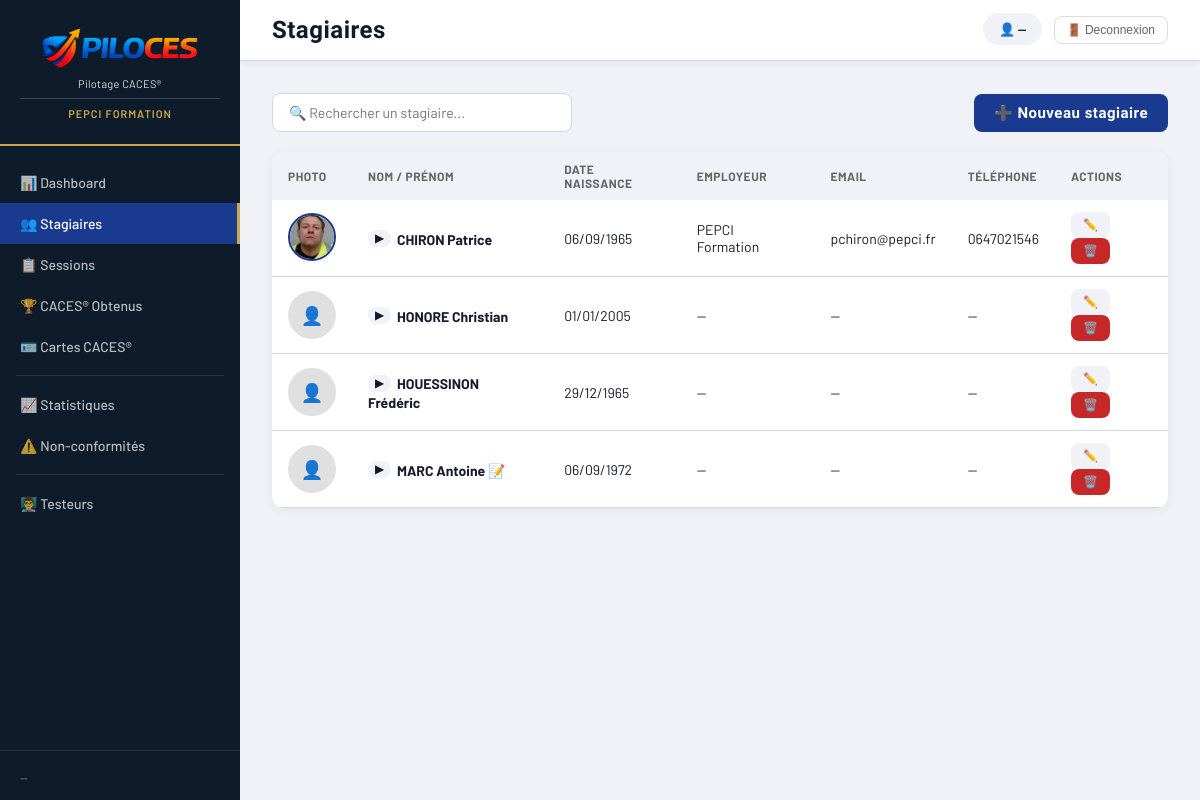
The app's page /stagiaires with its own data.
### app/models/stagiaire.py (models this page shows)
class Stagiaire(Base):
    __tablename__ = "stagiaires"
    id = Column(Integer, primary_key=True, index=True)
    nom = Column(String(100), nullable=False)
    prenom = Column(String(100), nullable=False)
    date_naissance = Column(Date, nullable=False)
    email = Column(String(200), nullable=True)
    telephone = Column(String(20), nullable=True)
    employeur = Column(String(200), nullable=True)
    photo = Column(String(500), nullable=True)
    note = Column(Text, nullable=True)
    date_creation = Column(DateTime, default=datetime.utcnow)
    actif = Column(Integer, default=1)

### app/routers/stagiaires.py (the view)
@router.get("/", response_model=list[StagiaireResponse])
def liste_stagiaires(db: Session = Depends(get_db)):
    return db.query(Stagiaire).filter(Stagiaire.actif == 1).order_by(Stagiaire.nom, Stagiaire.prenom).all()

### templates/stagiaires.html (shortened to what this page needs)
{% extends "base.html" %}
{% block title %}Stagiaires{% endblock %}
{% block content %}
<div class="toolbar">
    <div class="toolbar-left">
        <input type="text" id="search" value="" placeholder="🔍 Rechercher un stagiaire..." class="search-input" autocomplete="off" data-lpignore="true" data-1p-ignore data-bwignore>
    </div>
    <div class="toolbar-right">
        <button class="btn btn-primary" data-action="nouveau-stagiaire">➕ Nouveau stagiaire</button>
    </div>
</div>
<div class="card" style="margin-top: 20px;">
    <table class="table" id="tableau">
        <thead>
            <tr>
                <th>Photo</th>
                <th data-sort-col="1" style="cursor:pointer; user-select:none;">Nom / Prénom </th>
                <th data-sort-col="2" style="cursor:pointer; user-select:none;">Date naissance </th>
                <th data-sort-col="3" style="cursor:pointer; user-select:none;">Employeur </th>
                <th>Email</th>
                <th>Téléphone</th>
                <th>Actions</th>
            </tr>
        </thead>
        <tbody id="tbody">
            {% for s in stagiaires %}
            <tr data-stagiaire-id="{{ s.id }}">
                <td style="text-align:center; vertical-align:middle; width:48px; height:48px;">
                    {% if s.photo %}
                        <img src="{{ s.photo }}" style="width:48px; height:48px; object-fit:cover; border-radius:50%; border:2px solid #1a3a8f;">
                    {% else %}
                        <div style="width:48px; height:48px; background:#e0e0e0; border-radius:50%; display:flex; align-items:center; justify-content:center; font-size:18px;">👤</div>
                    {% endif %}
                </td>
                <td>
                    <button class="btn btn-secondary" style="padding:2px 7px; font-size:11px; margin-right:6px; vertical-align:middle;"
                        data-action="historique"
                        data-id="{{ s.id }}"
                        title="Voir l'historique des sessions">▶</button><strong style="vertical-align:middle;">{{ s.nom }} {{ s.prenom }}</strong>{% if s.note %} <span title="{{ s.note }}" style="cursor:default; vertical-align:middle;">📝</span>{% endif %}
                </td>
                <td data-date="{{ s.date_naissance }}">{{ s.date_naissance.strftime('%d/%m/%Y') }}</td>
                <td>{{ s.employeur or '—' }}</td>
                <td>{{ s.email or '—' }}</td>
                <td>{{ s.telephone or '—' }}</td>
                <td>
                    <button class="btn btn-secondary" style="padding:6px 12px; font-size:12px;"
                        data-action="editer"
                        data-id="{{ s.id }}"
                        data-nom="{{ s.nom }}"
                        data-prenom="{{ s.prenom }}"
                        data-ddn="{{ s.date_naissance }}"
                        data-email="{{ s.email or '' }}"
                        data-tel="{{ s.telephone or '' }}"
                        data-employeur="{{ s.employeur or '' }}"
                        data-note="{{ s.note or '' }}">✏️</button>
                    <button class="btn btn-danger" style="padding:6px 12px; font-size:12px;"
                        data-action="archiver"
                        data-id="{{ s.id }}"
                        data-nom="{{ s.nom }} {{ s.prenom }}">🗑️</button>
                </td>
            </tr>
            {% endfor %}
        </tbody>
    </table>
</div>
{% endblock %}

### templates/base.html (shortened to what this page needs)
<!DOCTYPE html>
<html lang="fr">
<head>
    <link rel="stylesheet" href="/static/style.css">
</head>
<body>
    <div class="sidebar">
        <div class="sidebar-logo">
            <img src="/static/images/logo_piloces.png" alt="PILOCES" style="width:100%; max-width:160px; display:block; margin:0 auto;">
            <div style="color:#fff; font-size:11px; text-align:center; margin-top:6px; opacity:0.85; letter-spacing:0.3px;">Pilotage CACES®</div>
            <hr style="border:none; border-top:1px solid rgba(255,255,255,0.2); margin:8px 0;">
            <div class="logo-sub">{{ nom_organisme() }}</div>
        </div>
        <nav class="sidebar-nav">
            <a href="/" class="nav-item {% if page == 'dashboard' %}active{% endif %}">
                📊 Dashboard
            </a>
            <a href="/stagiaires" class="nav-item {% if page == 'stagiaires' %}active{% endif %}">
                👥 Stagiaires
            </a>
            <a href="/sessions" class="nav-item {% if page == 'sessions' %}active{% endif %}">
                📋 Sessions
            </a>
            <a href="/caces-obtenus" class="nav-item {% if page == 'caces_obtenus' %}active{% endif %}">
                🏆 CACES® Obtenus
            </a>
            <a href="/cartes-caces" class="nav-item {% if page == 'cartes_caces' %}active{% endif %}">
                🪪 Cartes CACES®
            </a>
            <div class="nav-separator"></div>
            <a href="/statistiques" class="nav-item {% if page == 'statistiques' %}active{% endif %}">
                📈 Statistiques
            </a>
            <a href="/non-conformites" class="nav-item {% if page == 'non_conformites' %}active{% endif %}">
                ⚠️ Non-conformités
            </a>
            <div class="nav-separator"></div>
            <a href="/testeurs" class="nav-item {% if page == 'testeurs' %}active{% endif %}">
                👨‍🏫 Testeurs
            </a>
        </nav>
        {% set _num_cert = numero_certificat() %}
        {% set _cert_date = date_validite_certificat() %}
        <div class="sidebar-footer">
            <div class="cert-date">{% if _cert_date %}Valide jusqu'au {{ _cert_date }}{% else %}—{% endif %}</div>
        </div>
    </div>
    <div class="main">
        <div class="topbar">
            <h1 class="page-title">{% block title %}{% endblock %}</h1>
            <div class="topbar-right">
                <span class="user-badge">👤 <a href="/profil" style="color:inherit; text-decoration:none;"><span id="user-nom">—</span></a></span>
                <button onclick="seDeconnecter()"
                    style="background:none; border:1px solid #ddd; border-radius:8px; padding:6px 12px; cursor:pointer; font-size:12px; color:#666; margin-left:8px;">
                    🚪 Deconnexion
                </button>
            </div>
        </div>
        <div class="content">
            {% block content %}{% endblock %}
        </div>
    </div>
</body>
</html>

### static/style.css (style rules this page uses)
:root { --blue: #1a3a8f; --blue-light: #2350c8; --dark: #0d1b2a; --gold: #c8a84b; --green: #2e7d32; --orange: #e65100; --red: #c62828; --gray: #f0f2f7; --border: #d0d8e8; --text: #1a1a2e; --sidebar-width: 240px; }
* { box-sizing: border-box; margin: 0; padding: 0; }
body { font-family: 'Barlow', sans-serif; background: var(--gray); color: var(--text); display: flex; min-height: 100vh; }
.sidebar { width: var(--sidebar-width); background: var(--dark); display: flex; flex-direction: column; position: fixed; height: 100vh; z-index: 100; }
.sidebar-logo { padding: 24px 20px; border-bottom: 2px solid var(--gold); }
.logo-sub { font-size: 11px; color: var(--gold); font-weight: 600; letter-spacing: 1px; text-transform: uppercase; text-align: center; }
.sidebar-nav { flex: 1; padding: 16px 0; }
.nav-item { display: flex; align-items: center; gap: 12px; padding: 12px 20px; color: rgba(255,255,255,0.7); text-decoration: none; font-size: 14px; font-weight: 500; transition: all 0.2s; }
.nav-item.active { background: var(--blue); color: white; border-right: 3px solid var(--gold); }
.nav-separator { height: 1px; background: rgba(255,255,255,0.1); margin: 8px 16px; }
.sidebar-footer { padding: 16px 20px; border-top: 1px solid rgba(255,255,255,0.1); }
.cert-date { font-size: 11px; color: rgba(255,255,255,0.5); margin-top: 4px; }
.main { margin-left: var(--sidebar-width); flex: 1; display: flex; flex-direction: column; }
.topbar { background: white; padding: 16px 32px; display: flex; justify-content: space-between; align-items: center; border-bottom: 1px solid var(--border); box-shadow: 0 2px 8px rgba(0,0,0,0.06); }
.page-title { font-family: 'Barlow Condensed', sans-serif; font-size: 24px; font-weight: 700; color: var(--dark); letter-spacing: 0.5px; }
.user-badge { background: var(--gray); padding: 8px 16px; border-radius: 20px; font-size: 13px; font-weight: 600; color: var(--dark); }
.content { padding: 32px; flex: 1; }
.card { background: white; border-radius: 12px; box-shadow: 0 2px 12px rgba(0,0,0,0.06); overflow: hidden; }
.table { width: 100%; border-collapse: collapse; font-size: 14px; }
.table th { background: var(--gray); padding: 10px 16px; text-align: left; font-size: 12px; font-weight: 700; text-transform: uppercase; letter-spacing: 0.5px; color: #666; }
.table td { padding: 12px 16px; border-bottom: 1px solid var(--border); }
.btn { padding: 10px 20px; border: none; border-radius: 8px; font-family: 'Barlow Condensed', sans-serif; font-size: 15px; font-weight: 700; letter-spacing: 0.5px; cursor: pointer; text-decoration: none; display: inline-flex; align-items: center; gap: 8px; transition: all 0.2s; }
.btn-primary { background: var(--blue); color: white; }
.btn-danger { background: var(--red); color: white; }
.btn-secondary { background: var(--gray); color: var(--dark); }
.toolbar { display: flex; justify-content: space-between; align-items: center; margin-bottom: 8px; }
.search-input { padding: 10px 16px; border: 1.5px solid var(--border); border-radius: 8px; font-family: 'Barlow', sans-serif; font-size: 14px; width: 300px; background: white; }

### records on screen
Stagiaire: employeur "PEPCI FORMATION", photo (picture), nom "CHIRON", prenom "Patrice", date_naissance "06/09/1965", employeur "PEPCI Formation", email "pchiron@pepci.fr", telephone "0647021546"
Stagiaire: nom "HONORE", prenom "Christian", date_naissance "01/01/2005", employeur "—", email "—", telephone "—"
Stagiaire: nom "HOUESSINON", prenom "Frédéric", date_naissance "29/12/1965", employeur "—", email "—", telephone "—"
Stagiaire: nom "MARC", prenom "Antoine", date_naissance "06/09/1972", employeur "—", email "—", telephone "—"
